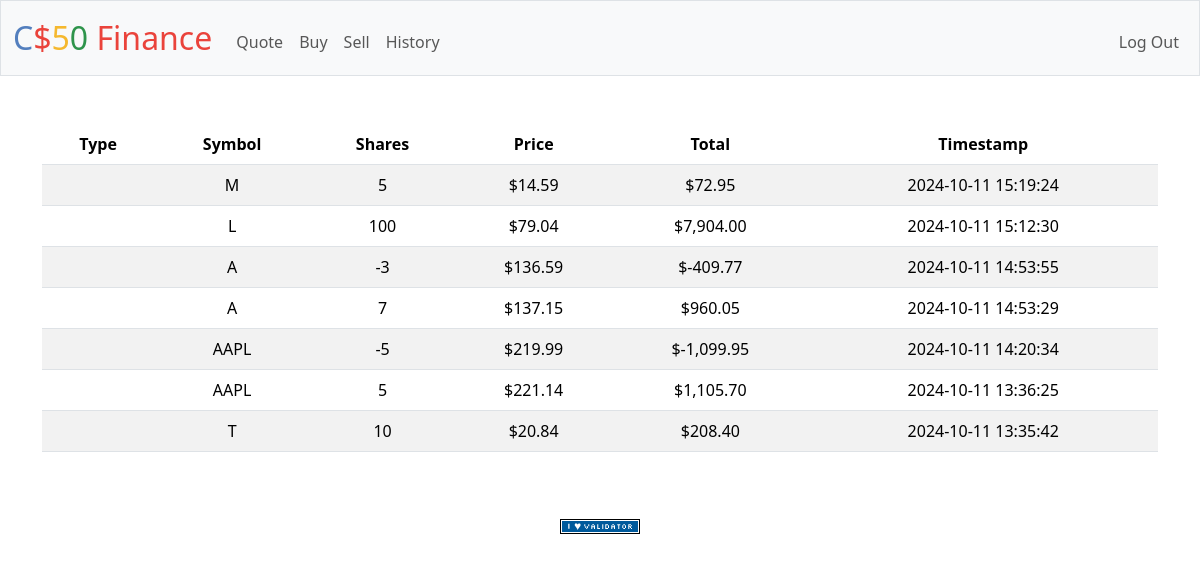
Screenshot of /history (signed in) with the database file from the repository.
### tables this page shows
CREATE TABLE transactions (
id INTEGER PRIMARY KEY AUTOINCREMENT,
user_id INTEGER NOT NULL,
symbol TEXT NOT NULL,
shares INTEGER NOT NULL,
price NUMERIC NOT NULL,
timestamp DATETIME DEFAULT CURRENT_TIMESTAMP,
FOREIGN KEY (user_id) REFERENCES users(id)

);

### app.py (the view)
@app.route("/history")
@login_required
def history():
    transactions = db.execute(
        "SELECT * FROM transactions WHERE user_id = :user_id ORDER BY timestamp DESC",  # Corrected timestamp
        user_id=session["user_id"]
    )
    return render_template("history.html", transactions=transactions)  # Changed - to =

### app.py (called while the page is built)
@app.after_request
def after_request(response):
    response.headers["Cache-Control"] = "no-cache, no-store, must-revalidate"
    response.headers["Expires"] = 0
    response.headers["Pragma"] = "no-cache"
    return response

### helpers.py (called while the page is built)
def login_required(f):
    @wraps(f)
    def decorated_function(*args, **kwargs):
        if session.get("user_id") is None:
            return redirect("/login")
        return f(*args, **kwargs)
    return decorated_function

def usd(value):
    return f"${value:,.2f}"

### templates/history.html (shortened to what this page needs)
{% extends "layout.html" %}
{% block main %}
<table class="table table-striped">
    <thead>
        <tr>
            <th>Type</th>
            <th>Symbol</th>
            <th>Shares</th>
            <th>Price</th>
            <th>Total</th>
            <th>Timestamp</th>
        </tr>
    </thead>
    <tbody>
        {% for transaction in transactions %}
        <tr>
            <td>{{ transaction.type }}</td>
            <td>{{ transaction.symbol }}</td>
            <td>{{ transaction.shares }}</td>
            <td>{{ transaction.price | usd }}</td>
            <td>{{ (transaction.shares * transaction.price) | usd }}</td>
            <td>{{ transaction.timestamp }}</td>
        </tr>
        {% endfor %}
    </tbody>
</table>
{% endblock %}

### templates/layout.html (shortened to what this page needs)
<!DOCTYPE html>
<html lang="en">
    <head>
        <link href="https://cdn.jsdelivr.net/npm/bootstrap@5.3.3/dist/css/bootstrap.min.css" rel="stylesheet">
        <link href="/static/styles.css" rel="stylesheet">
    </head>
    <body>
        <nav class="bg-light border navbar navbar-expand-md navbar-light">
            <div class="container-fluid">
                <a class="navbar-brand" href="/"><span class="blue">C</span><span class="red">$</span><span class="yellow">5</span><span class="green">0</span> <span class="red">Finance</span></a>
                <div class="collapse navbar-collapse" id="navbar">
                    {% if session["user_id"] %}
                        <ul class="navbar-nav me-auto mt-2">
                            <li class="nav-item"><a class="nav-link" href="/quote">Quote</a></li>
                            <li class="nav-item"><a class="nav-link" href="/buy">Buy</a></li>
                            <li class="nav-item"><a class="nav-link" href="/sell">Sell</a></li>
                            <li class="nav-item"><a class="nav-link" href="/history">History</a></li>
                        </ul>
                        <ul class="navbar-nav ms-auto mt-2">
                            <li class="nav-item"><a class="nav-link" href="/logout">Log Out</a></li>
                        </ul>
                    {% else %}
                        <ul class="navbar-nav ms-auto mt-2">
                            <li class="nav-item"><a class="nav-link" href="/register">Register</a></li>
                            <li class="nav-item"><a class="nav-link" href="/login">Log In</a></li>
                        </ul>
                    {% endif %}
                </div>
            </div>
        </nav>
        <main class="container py-5 text-center">
            {% block main %}{% endblock %}
        </main>
        <footer class="mb-5">
            <form action="https://validator.w3.org/check" class="text-center" enctype="multipart/form-data" method="post" target="_blank">
                <input alt="Validate" src="/static/I_heart_validator.png" type="image">
            </form>
        </footer>
    </body>
</html>

### static/styles.css (style rules this page uses)
nav .navbar-brand { font-size: xx-large; }
nav .navbar-brand .blue { color: #537fbe; }
nav .navbar-brand .red { color: #ea433b; }
nav .navbar-brand .yellow { color: #f5b82e; }
nav .navbar-brand .green { color: #2e944b; }

### rows the page displays
transactions: (transaction.shares*transaction.price)|usd "$72.95"
transactions: (transaction.shares*transaction.price)|usd "$7,904.00"
transactions: (transaction.shares*transaction.price)|usd "$-409.77"
transactions: (transaction.shares*transaction.price)|usd "$960.05"
transactions: (transaction.shares*transaction.price)|usd "$-1,099.95"
transactions: (transaction.shares*transaction.price)|usd "$1,105.70"
transactions: (transaction.shares*transaction.price)|usd "$208.40"
